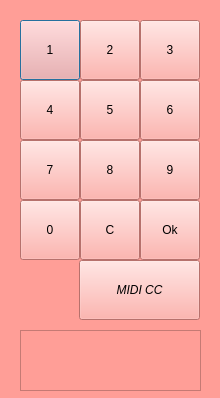
<?xml version="1.0" encoding="UTF-8"?>
<ui version="4.0">
 <class>dialog_numeric</class>
 <widget class="QDialog" name="dialog_numeric">
  <property name="geometry">
   <rect>
    <x>0</x>
    <y>0</y>
    <width>220</width>
    <height>398</height>
   </rect>
  </property>
  <property name="windowTitle">
   <string>Dialog</string>
  </property>
  <property name="styleSheet">
   <string notr="true">background-color: rgb(255, 158, 151);</string>
  </property>
  <widget class="QPushButton" name="b1">
   <property name="geometry">
    <rect>
     <x>20</x>
     <y>20</y>
     <width>60</width>
     <height>60</height>
    </rect>
   </property>
   <property name="text">
    <string>1</string>
   </property>
  </widget>
  <widget class="QPushButton" name="b2">
   <property name="geometry">
    <rect>
     <x>80</x>
     <y>20</y>
     <width>60</width>
     <height>60</height>
    </rect>
   </property>
   <property name="text">
    <string>2</string>
   </property>
  </widget>
  <widget class="QPushButton" name="b3">
   <property name="geometry">
    <rect>
     <x>140</x>
     <y>20</y>
     <width>60</width>
     <height>60</height>
    </rect>
   </property>
   <property name="text">
    <string>3</string>
   </property>
  </widget>
  <widget class="QPushButton" name="b6">
   <property name="geometry">
    <rect>
     <x>140</x>
     <y>80</y>
     <width>60</width>
     <height>60</height>
    </rect>
   </property>
   <property name="text">
    <string>6</string>
   </property>
  </widget>
  <widget class="QPushButton" name="b4">
   <property name="geometry">
    <rect>
     <x>20</x>
     <y>80</y>
     <width>60</width>
     <height>60</height>
    </rect>
   </property>
   <property name="text">
    <string>4</string>
   </property>
  </widget>
  <widget class="QPushButton" name="b5">
   <property name="geometry">
    <rect>
     <x>80</x>
     <y>80</y>
     <width>60</width>
     <height>60</height>
    </rect>
   </property>
   <property name="text">
    <string>5</string>
   </property>
  </widget>
  <widget class="QPushButton" name="b8">
   <property name="geometry">
    <rect>
     <x>80</x>
     <y>140</y>
     <width>60</width>
     <height>60</height>
    </rect>
   </property>
   <property name="text">
    <string>8</string>
   </property>
  </widget>
  <widget class="QPushButton" name="b9">
   <property name="geometry">
    <rect>
     <x>140</x>
     <y>140</y>
     <width>60</width>
     <height>60</height>
    </rect>
   </property>
   <property name="text">
    <string>9</string>
   </property>
  </widget>
  <widget class="QPushButton" name="b7">
   <property name="geometry">
    <rect>
     <x>20</x>
     <y>140</y>
     <width>60</width>
     <height>60</height>
    </rect>
   </property>
   <property name="text">
    <string>7</string>
   </property>
  </widget>
  <widget class="QPushButton" name="b0">
   <property name="geometry">
    <rect>
     <x>20</x>
     <y>200</y>
     <width>60</width>
     <height>60</height>
    </rect>
   </property>
   <property name="text">
    <string>0</string>
   </property>
  </widget>
  <widget class="QTextBrowser" name="console">
   <property name="geometry">
    <rect>
     <x>20</x>
     <y>330</y>
     <width>181</width>
     <height>61</height>
    </rect>
   </property>
  </widget>
  <widget class="QPushButton" name="bOk">
   <property name="geometry">
    <rect>
     <x>140</x>
     <y>200</y>
     <width>60</width>
     <height>60</height>
    </rect>
   </property>
   <property name="text">
    <string>Ok</string>
   </property>
  </widget>
  <widget class="QPushButton" name="bC">
   <property name="geometry">
    <rect>
     <x>80</x>
     <y>200</y>
     <width>60</width>
     <height>60</height>
    </rect>
   </property>
   <property name="text">
    <string>C</string>
   </property>
  </widget>
  <widget class="QPushButton" name="bCC">
   <property name="geometry">
    <rect>
     <x>79</x>
     <y>260</y>
     <width>121</width>
     <height>60</height>
    </rect>
   </property>
   <property name="font">
    <font>
     <pointsize>9</pointsize>
     <italic>true</italic>
    </font>
   </property>
   <property name="text">
    <string>MIDI CC</string>
   </property>
  </widget>
 </widget>
 <resources/>
 <connections/>
</ui>
